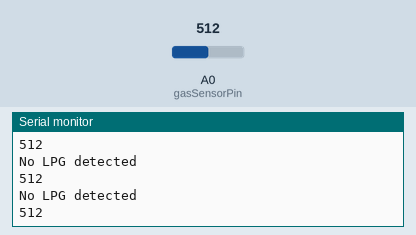
A sketch run on a simulated Arduino Uno, built with avr-gcc and run on an emulated ATmega328P. On the bench: the last lines printed to the serial monitor. The test bench sets the inputs (shaded band); at power-on: A0 (gasSensorPin) = 512.

Above: at 1.2 s.
1.3 s: A0 (gasSensorPin) set to 390
At 1.81 s:
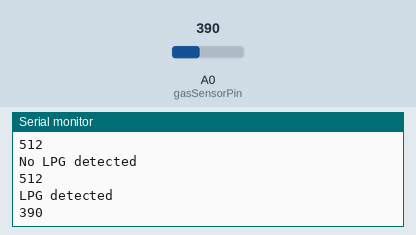
3.5 s: A0 (gasSensorPin) set to 410
At 3.82 s:
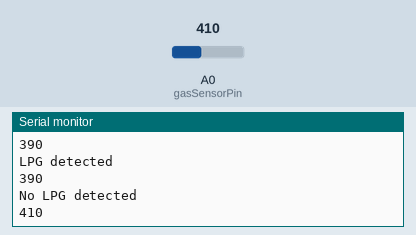
Timing chart, 0 to 6.5 s (numbered marks = the images above; inputs shaded):
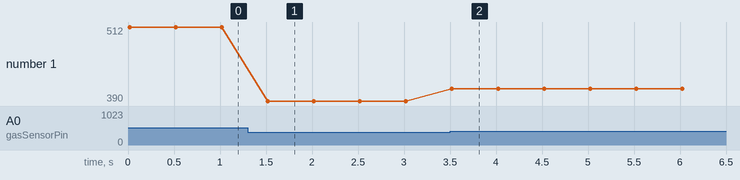

The sketch:

GasSensor.ino
```cpp
// Detects LPG (Liquefied Petroleum Gas) / propane autogas
const int gasSensorPin=A0; // Uses the analog pin, not the digital pin

void setup()
{
  Serial.begin(9600);
 }

void loop()
{
  Serial.println(getGasAmount());
  delay(500);
}

int getGasAmount() {
  int gasAmount = analogRead(gasSensorPin);
  if (gasAmount < 400)
    Serial.println("LPG detected");
  else
    Serial.println("No LPG detected");
  return analogRead(gasSensorPin);
}
```

Measured:
- after the input at 1.3 s, the serial monitor: prints a new line after 0.20 s (image 1)
- after the input at 3.5 s, the serial monitor: prints a new line at once (image 2)
- plotted number 1: 512 → 390 after the input at 1.3 s, 390 → 410 after the input at 3.5 s
